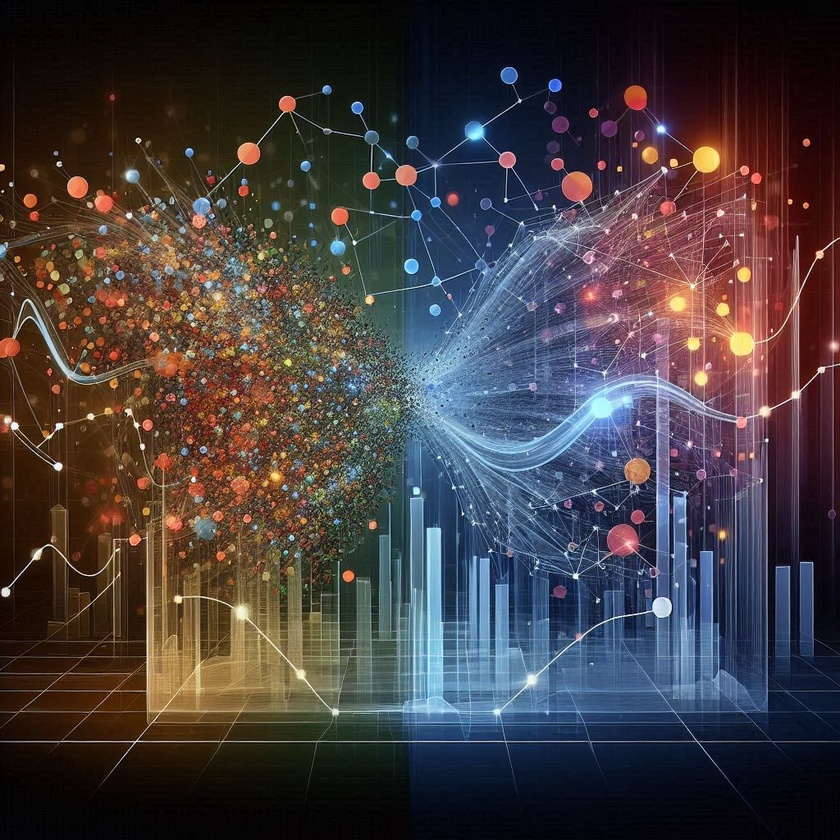
#> input picture AI.jpg, 840 x 840 px, shrunk from 1024 x 1024 before the run
$ jupyter execute edge_detection_opencv.ipynb
#> lines starting #> are read from the running program, lines starting #| are printed output that depends on the picture; after the words box and inside, x2 and y2 are one past the last pixel; in counts of white or black regions, pixels touching at a corner belong together
[cell 1]
# Import necessary libraries:
import cv2          # OpenCV library for computer vision.
import matplotlib.pyplot as plt  # For plotting images using matplotlib.

# Load a sample image
image = cv2.imread('AI.jpg')
#> image is the input picture: shape (840, 840, 3); mean B, G, R 62.6, 60, 67.5
# imread loads the image in BGR (Blue, Green, Red) format.

# Check if the image was correctly loaded.
if image is None:
    print("Error: Unable to load image file.")
else:
    # Convert image to grayscale.
    gray_image = cv2.cvtColor(image, cv2.COLOR_BGR2GRAY)
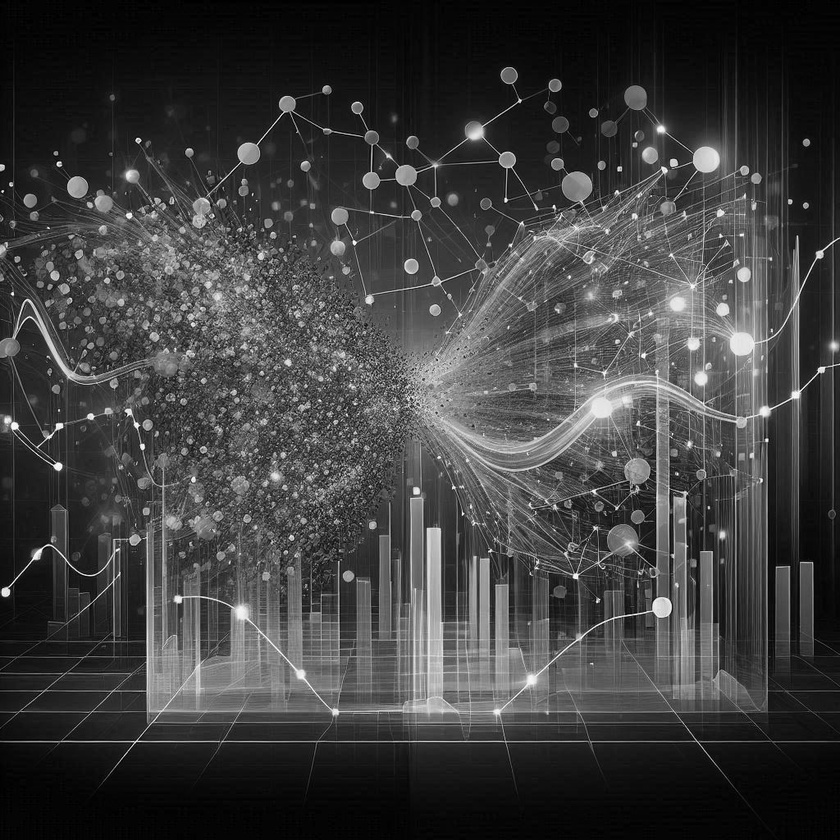
#> gray_image: shape (840, 840); min 0, max 254, mean 62.5
    # cvtColor converts the image from BGR to Grayscale.

    # Apply Canny edge detection.
    edges = cv2.Canny(gray_image, threshold1=100, threshold2=200)
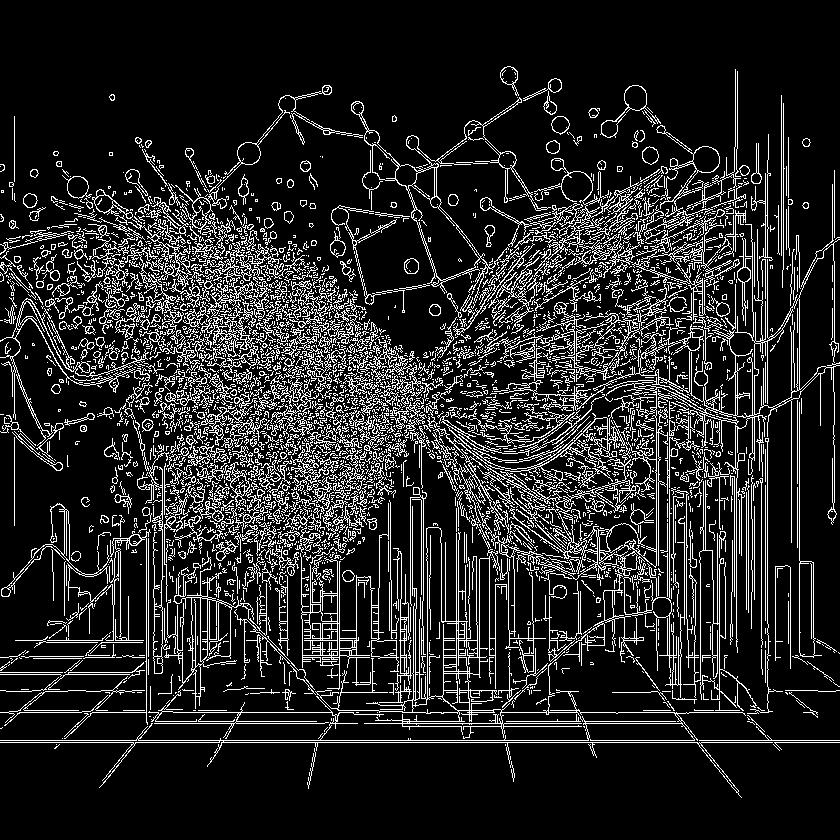
#> edges: shape (840, 840); 14.4% white in thin lines or dots, all inside (x1, y1, x2, y2) = (0, 66, 840, 798)
    # Canny detects edges by finding areas of strong intensity gradients.

    # Display the original and edge-detected images side by side.
    plt.figure(figsize=(10, 5))
    plt.subplot(1, 2, 1)
    plt.imshow(cv2.cvtColor(image, cv2.COLOR_BGR2RGB))  # Convert BGR to RGB for correct color display.
    plt.title('Original Image')
    plt.axis('off')

    plt.subplot(1, 2, 2)
    plt.imshow(edges, cmap='gray')
    plt.title('Edge Detection')
    plt.axis('off')

    plt.show()
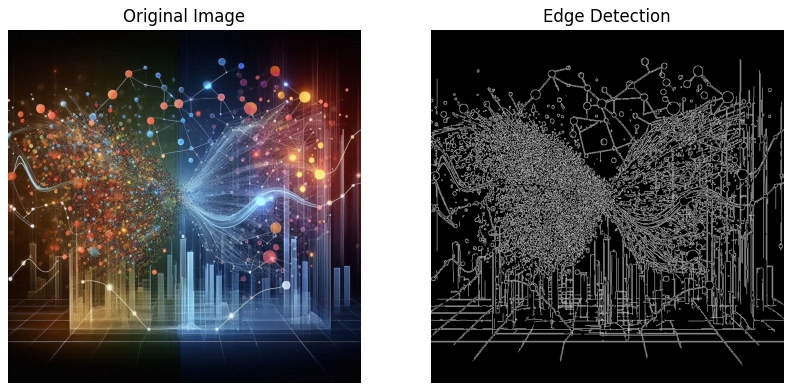
#> figure drawn by matplotlib, 2 panels
